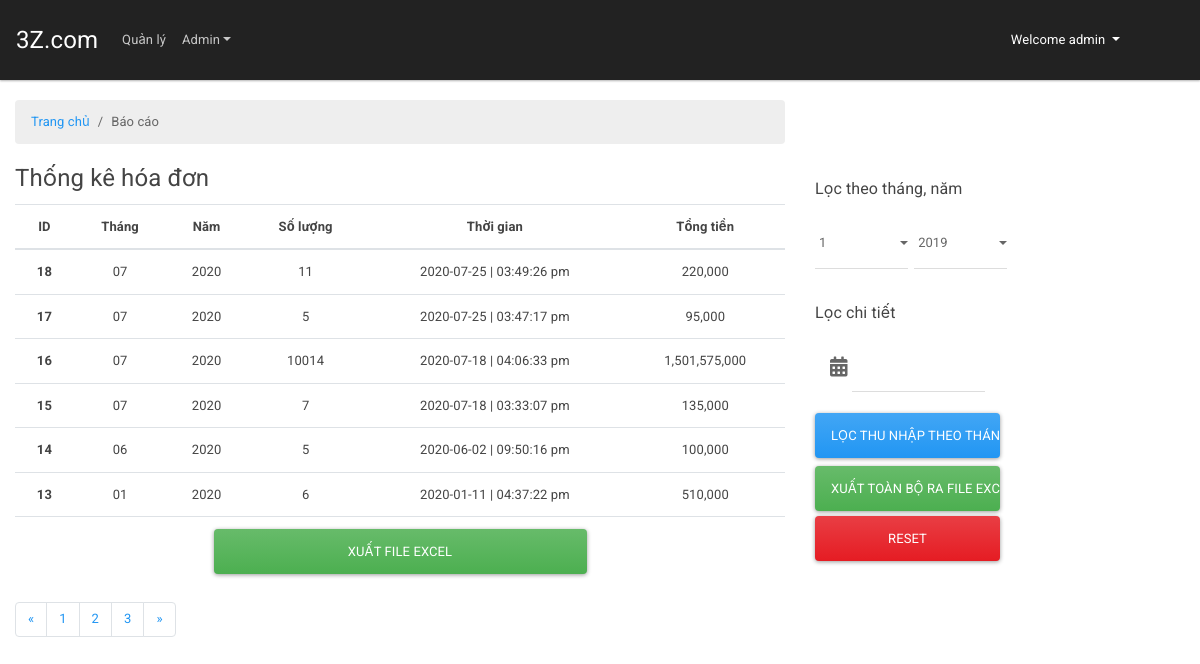
Page /admin/reports.php (signed in) on the committed database.
### tables this page shows
CREATE TABLE `reports_revenue` (
  `ID` int(10) NOT NULL,
  `MONTH` int(11) NOT NULL,
  `YEAR` int(4) NOT NULL,
  `TOTAL_MONEY` bigint(10) NOT NULL,
  `TOTAL_AMOUNT` int(5) NOT NULL,
  `DATE_CREATE` date NOT NULL,
  `TIME` varchar(20) NOT NULL,
  `DETAIL` text NOT NULL
);

### inc/connect.php (called while the page is built, shortened)
<?php
	class Connection implements QL
	{
		private static $conn = NULL;
		private static $pre = NULL;
		private static $sql = NULL;
		public static function connect()
		{
			if(self::$conn === NULL){
				try {
					self::$conn = new PDO('mysql:host=' . HOSTNAME . ';dbname=' . DBNAME, USERNAME, PASSWORD, array(PDO::MYSQL_ATTR_INIT_COMMAND=>'SET NAMES utf8'));
					self::$conn -> setAttribute(PDO::ATTR_ERRMODE, PDO::ERRMODE_EXCEPTION);
					return self::$conn;
				} catch (PDOException $ex) {
					echo $ex -> getMessage();
				}
			}
		}
		public static function disconnect()
		{
			if(self::$conn !== NULL) self::$conn = NULL;
		}
		public function getDataByWhere($table, $where, $field)
		{
			if(self::$conn !== NULL){
				$datas = [];
				self::$sql = "SELECT {$field} FROM {$table} WHERE {$where}";
				self::$pre = self::$conn -> prepare(self::$sql);
				self::$pre -> execute();
				while ($row = self::$pre -> fetch(PDO::FETCH_OBJ)) {
					$datas[] = $row;
				}
				return $datas;
			} else{ return 0; }
		}
		public function getDataLimit($table, $page = 0, $where = '', $limit = 6)
		{
			if(self::$conn !== NULL){
				$from = ($limit * $page) - $limit;
				$datas = [];
				if($page == 0){
					if($where !== ''){
						self::$sql = "SELECT * FROM {$table} WHERE {$where} LIMIT {$page}, {$limit}";
					} else{
						self::$sql = "SELECT * FROM {$table} LIMIT {$page}, {$limit}";
					}
				} else{
					if($where !== ''){
						self::$sql = "SELECT * FROM {$table} WHERE {$where} LIMIT {$from}, {$limit}";
					} else{
						self::$sql = "SELECT * FROM {$table} LIMIT {$from}, {$limit}";
					}
				}
				self::$pre = self::$conn -> prepare(self::$sql);
				self::$pre -> execute();
				while ($row = self::$pre -> fetch(PDO::FETCH_OBJ)) {
					$datas[] = $row;
				}
				return $datas;
			} else{ return 0; }
		}
		public function countData($table, $field)
		{
			if(self::$conn !== NULL){
				self::$sql = "SELECT COUNT({$field}) FROM {$table}";
				self::$pre = self::$conn -> prepare(self::$sql);
				self::$pre -> execute();
				return self::$pre -> fetchColumn();
			} else{ return 0; }
		}
	}
?>

### admin/reports.php (the view, shortened to what this page needs)
<?php
	include_once '../inc/header.php';
	include_once '../inc/connect.php';
	include_once '../inc/nav.php';
	$limit     = 6;
	$conn      = new Connection();
	$where     = "0 = 0 ORDER BY ID DESC";
	if(isset($_GET['page']) && filter_var($_GET['page'], FILTER_VALIDATE_INT, array('min_range' => 1))){
		$page = $_GET['page'];
		$data = $conn->getDataLimit('reports_revenue', $page, $where, $limit);
	} else{
		$data = $conn->getDataLimit('reports_revenue', 0, $where, $limit);
	}
	$countData = $conn->countData('reports_revenue', 'ID');
	$count     = ceil($countData / $limit);
	$data      = json_decode(json_encode($data), true);
?>
<div class="container-fluid">
	<div class="row">
		<div class="col-12 col-xs-12 col-sm-12 col-md-8 col-lg-8">
			<ol class="breadcrumb">
			  <li class="breadcrumb-item"><a href="../">Trang chủ</a></li>
			  <li class="breadcrumb-item active">Báo cáo</li>
			</ol>
			<fieldset>
				<legend>Thống kê hóa đơn</legend>
				<form method="post">
					<table class="table table-inverse animated flash text-center">
						<thead>
							<tr>
							    <th scope="col">ID</th>
							    <th scope="col">Tháng</th>
							    <th scope="col">Năm</th>
							    <th scope="col">Số lượng</th>
							    <th scope="col">Thời gian</th>
							    <th scope="col">Tổng tiền</th>
							</tr>
						</thead>
						<tbody id="data">
							<?php foreach ($data as $value): ?>
								<tr>
									<th scope="row">
										<?php echo $value['ID']; ?>
									</th>
								    <td>
								    	<?php
								    		$date = date_create($value['DATE_CREATE']);
								    		echo date_format($date, 'm');
								    	?>
								    </td>
								    <td>
								    	<?php
								    		$date = date_create($value['DATE_CREATE']);
								    		echo date_format($date, 'Y');
								    	?>
								    </td>
								    <td>
								    	<?php echo $value['TOTAL_AMOUNT']; ?>
								    </td>
								    <td>
								    	<?php echo $value['DATE_CREATE'] . ' | ' . $value['TIME']; ?>
								    </td>
								    <td>
								    	<?php echo number_format($value['TOTAL_MONEY'], 0, ',', ','); ?>
								    </td>
								</tr>
							<?php endforeach ?>
							<tr>
								<td colspan="6">
									<input type="submit" class="btn btn-success col-6" name="export_excel" value="Xuất file excel">
								</td>
							</tr>
						</tbody>
					</table>
				</form>
			</fieldset>
			<div id="pagi">
			  <ul class="pagination">
			    <li class="page-item previous">
			      <a class="page-link" href="./reports.php?page=<?php
			      	if(isset($_GET['page']) && $_GET['page'] > 1){$pre = $_GET['page'];echo $pre - 1;}
			      	else{$pre = $count;echo $pre;}?>">&laquo;</a>
			    </li>
			<?php for ($i = 1; $i <= $count; $i++) { ?>
				    <li class="page-item">
				      <a class="page-link" href="./reports.php?page=<?php echo $i; ?>"><?php echo $i; ?></a>
				    </li>
			<?php } ?>
			    <li class="page-item next">
			      <a class="page-link" href="./reports.php?page=<?php if(!isset($_GET['page'])){$next = 2;echo $next;}
			      	elseif(isset($_GET['page']) && $_GET['page'] < $count){$next = $_GET['page'];echo $next + 1;}else{$next=1;echo $next;}?>">&raquo;</a>
			    </li>
			  </ul>
			</div>
		</div>
		<div class="col-12 col-sm-12 col-md-4 col-lg-4 mt-5">
		     <p>
		     	<div class="form-group">
		     		<label class="col-form-label">Lọc theo tháng, năm</label>
		     		<?php
		     			$dateAll = $conn->getDataByWhere('reports_revenue', '0 = 0', 'YEAR');
		     			$dateAll = json_decode(json_encode($dateAll), true);
		     			foreach ($dateAll as $value) {
		     				$years[]  = $value['YEAR'];
		     			}
		     			$years  = array_unique($years);
		     		?>
		     		<div class="input-group">
			     		<select class="form-control col-3" id="select-month">
			     			<?php for ($i = 1; $i <= 12; $i++) { ?>
			     				<option value="<?php echo $i; ?>">
				     				<?php echo $i; ?>
				     			</option>
			     			<?php } ?>
						</select>&ensp;
						<select class="form-control col-3" id="select-year">
				     		<?php foreach ($years as $value): ?>
				     			<option value="<?php echo $value; ?>">
				     				<?php echo $value; ?>
				     			</option>
				     		<?php endforeach ?>
						</select>
					</div>
				</div>
		     </p>
		     <p>
		     	<form method="post">
			     	<div class="form-group">
			     		<label class="col-form-label">Lọc chi tiết</label>
			     		<div class="input-group date col-6" data-provide="datepicker">
			     			<div class="input-group-prepend">
						      <span class="input-group-text">
						      	<i class="fa fa-calendar-alt" style="font-size: 20px"></i>
						      </span>
						    </div>
						    <input type="text" name="date" class="form-control datepicker" autocomplete="off">
						</div>
						<input type="button" class="btn btn-primary btn-income col-6 mb-2" value="Lọc thu nhập theo tháng">
						<input type="submit" class="btn btn-success col-6" name="export_excel_all" value="Xuất toàn bộ ra file excel">
						<input type="button" class="btn btn-danger btn-reset col-6" value="Reset">
					</div>
				</form>
		     </p>
		</div>
	</div>
</div>
<?php include_once '../inc/footer.php'; ?>

### inc/header.php (shortened to what this page needs)
<!DOCTYPE html>
<html lang="en">
<head>
	<link rel="stylesheet" href="https://use.fontawesome.com/releases/v5.6.3/css/all.css" />
	<link rel="stylesheet" href="https://bootswatch.com/4/materia/bootstrap.min.css">
	<link rel="stylesheet" href="https://cdnjs.cloudflare.com/ajax/libs/animate.css/3.7.0/animate.min.css">
</head>
<body>

### inc/nav.php (shortened to what this page needs)
<nav class="navbar navbar-expand-lg navbar-dark bg-dark">
  <a class="navbar-brand" href="<?php echo $_SESSION['BASE_URL']; ?>">3Z.com</a>
  <div class="collapse navbar-collapse" id="navbarColor02">
    <ul class="navbar-nav mr-auto">
      <li class="nav-item">
        <a class="nav-link" href="<?php echo $_SESSION['BASE_URL']; ?>manage.php">Quản lý</a>
      </li>
       <li class="nav-item dropdown">
        <a class="nav-link dropdown-toggle" data-toggle="dropdown" href="#" role="button" aria-haspopup="true" aria-expanded="false">Admin</a>
      </li>
    </ul>
      <?php if(isset($_SESSION['USERNAME'])) { ?>
        <div class="nav-item dropdown mr-5">
          <a class="nav-link dropdown-toggle text-light" data-toggle="dropdown" href="#" role="button" aria-haspopup="true" aria-expanded="false">
            Welcome <?php echo $_SESSION['USERNAME']; ?>
          </a>
        </div>
      <?php } ?>
  </div>
</nav>

### inc/footer.php (shortened to what this page needs)
</body>
</html>

### assets/css/admin.css (style rules this page uses)
* { padding: 0; margin: 0; }
html, body { padding: 0; box-sizing: border-box; }
.container, .container-fluid { margin-top: 20px; }
.navbar { user-select: none !important; }
.pagination { user-select: none; }
.btn-income { margin-top: 20px }
.btn-reset { margin-top: 5px }

### rows in the picture
reports_revenue: ID "18", DATE_CREATE "07", DATE_CREATE "2020", TOTAL_AMOUNT "11", DATE_CREATE "2020-07-25", TIME "03:49:26 pm", TOTAL_MONEY "220,000"
reports_revenue: ID "17", DATE_CREATE "07", DATE_CREATE "2020", TOTAL_AMOUNT "5", DATE_CREATE "2020-07-25", TIME "03:47:17 pm", TOTAL_MONEY "95,000"
reports_revenue: ID "16", DATE_CREATE "07", DATE_CREATE "2020", TOTAL_AMOUNT "10014", DATE_CREATE "2020-07-18", TIME "04:06:33 pm", TOTAL_MONEY "1,501,575,000"
reports_revenue: ID "15", DATE_CREATE "07", DATE_CREATE "2020", TOTAL_AMOUNT "7", DATE_CREATE "2020-07-18", TIME "03:33:07 pm", TOTAL_MONEY "135,000"
reports_revenue: ID "14", DATE_CREATE "06", DATE_CREATE "2020", TOTAL_AMOUNT "5", DATE_CREATE "2020-06-02", TIME "09:50:16 pm", TOTAL_MONEY "100,000"
reports_revenue: ID "13", DATE_CREATE "01", DATE_CREATE "2020", TOTAL_AMOUNT "6", DATE_CREATE "2020-01-11", TIME "04:37:22 pm", TOTAL_MONEY "510,000"

### other values in the picture
$_SESSION['USERNAME'] "admin"
form field value "1"
form field value "2019"
